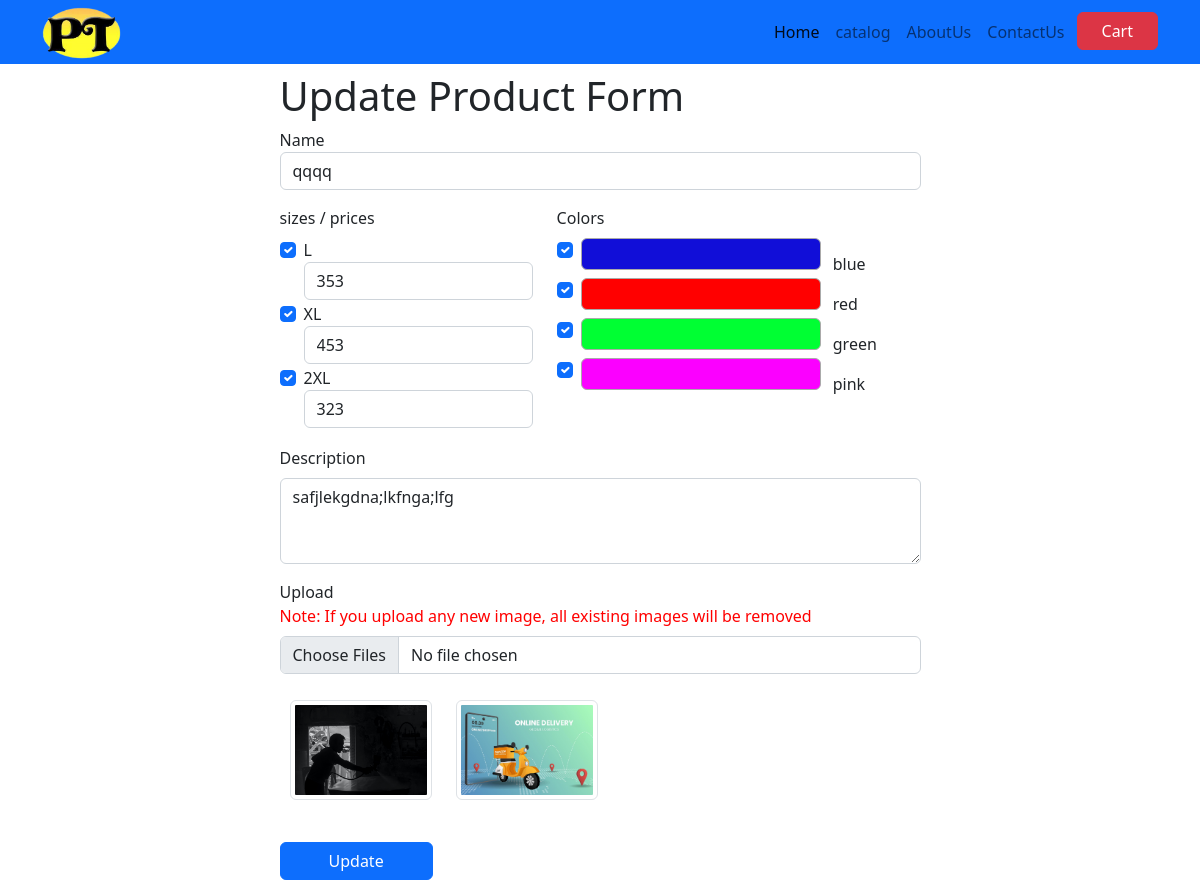
Page /update/4 on the committed database.
### main.py (models this page shows)
class Product(db.Model):
    id = db.Column(db.Integer, primary_key=True)
    name = db.Column(db.String(50), nullable=False)
    sizes_prices = db.Column(db.String(200), nullable=False)
    colors = db.Column(db.String(1500), nullable=False)
    description = db.Column(db.String(1500), nullable=False)
    imageAdd = db.Column(db.String(600), nullable=False)

class Size(db.Model):
    id = db.Column(db.Integer, primary_key=True)
    name = db.Column(db.String(50), nullable=False)

class FormData(db.Model):
    id = db.Column(db.Integer, primary_key=True)
    name = db.Column(db.String(50), nullable=False)
    number = db.Column(db.Integer, nullable=False)
    color = db.Column(db.String(7), nullable=False)

### main.py (the view, shortened to what this page needs)
@app.route('/update/<int:id>', methods=['POST','GET'])
def update(id):
    product = Product.query.get_or_404(id)
    print("---------------------------------------------")
    print(type(product))
    print(product)
    productstr = Product.query.filter_by(id=id).first()
    product = stl(productstr)
    i=int(product["id"])
    name=product["name"]
    s=[i[0] for i in product["sizes_prices"]]
    p=[i[1] for i in product["sizes_prices"]]
    c=[i[2] for i in product["colors"]]
    description=product["description"]
    imageAdd=product["imageAdd"]
    l=[s,p,c,i,name,description,imageAdd]
    form_data = FormData.query.all()
    size_data = Size.query.all()
    return render_template('update.html', l=l, form_data=form_data, size_data=size_data)

### main.py (called while the page is built)
def stl(product):
    id = product.id
    name = product.name
    sizes_prices = ast.literal_eval(product.sizes_prices)
    colors = ast.literal_eval(product.colors)
    description = product.description
    imageAdd = ast.literal_eval(product.imageAdd)
    l={'id':id,'name':name,'sizes_prices':sizes_prices,'colors':colors,'description':description,'imageAdd':imageAdd}
    return l

### templates/update.html (shortened to what this page needs)
{% extends 'base.html' %} {% block body %}
<link rel="stylesheet" href="{{url_for('static',filename='css/form.css')}}" />
<div class="container">
  <div class="row justify-content-center">
    <div class="col-md-7">
      <h1 class="mt-2">Update Product Form</h1>
      <form enctype="multipart/form-data" method="POST" action="{{ url_for('update',id=l[3] )}}">
        <div class="form-group mt-2">
          <label for="name">Name</label>
          <input type="text" value="{{l[4]}}" class="form-control" id="name" name="name" maxlength="50" required
            placeholder="Enter name" oninput="onlyAlphanumericUnderscore(event)" />
        </div>
        <div class="row justify-content-between">
          <div class="col-md-5">
            <label class="mt-3" for="color">sizes / prices</label><br />
            <div class="form-group mt-2">
              {% set count = namespace(value=-1) %}
              {% for size in size_data %}
                <div class="form-check">
                  <input class="form-check-input" value="{{size.name}}" type="checkbox" name="size"
                    id="checkbox-{{size.name}}" {% if size.name in l[0] %} checked {% set count.value = count.value + 1 %}{% endif %} >
                  <label class="form-check-label" for="checkbox-{{size.name}}">{{size.name}}</label>
                  <input class="form-control {% if not size.name in l[0] %} hidden-input {% endif %}" type="number" class="price" id="input-{{size.name}}"
                    name="price" {% if size.name in l[0] %} value={{l[1][count.value]}} {% endif %} placeholder="Price">
                </div>
                {% endfor %}
            </div>
          </div>
          <div class="col-md-7">
            <label class="mt-3" for="color">Colors</label>
            <div class="form-group mt-2">
              {% for color in form_data %}
              <div class="form-check form-check-inline">
                <input class="form-check-input" value="{{color.name}}-{{color.number}}-{{color.color}}" type="checkbox"
                  name="color" id="color-{{color.name}}" {% if color.color in l[2] %} checked {% endif %} />
                <label class="form-check-label" for="color-{{color.name}}"><span class="color-swatch rounded"
                    style="background-color: {{color.color}}; width:15rem; height:2rem"></span>
                  {{color.name}}</label>
              </div>
              {% endfor %}
            </div>
          </div>
        </div>
        <div class="form-group mt-3">
          <label for="description">Description</label>
          <textarea class="form-control mt-2" id="description" name="description" rows="3" maxlength="1500" required>{{l[5]}}</textarea>
        </div>
        <div>
          <div class="form-group">
            <label for="photo" class="col-sm-2 control-label mt-3">Upload</label>
            <div>
              <label style="color: red;">Note: If you upload any new image, all existing images will be removed</label>
              <input type="file" class="form-control mt-2" name="photo" id="photo" accept=".png, .jpg, .jpeg"
                onchange="readFile(this);" max="10" size="1000000" multiple />
            </div>
          </div>
          <div id="photos" class="row py-3">
            {% for i in l[6] %}
            <div class="col-md-3 col-sm-3 col-xs-3"><img src="{{ url_for('static', filename='uploads/' + i) }}" class="img-thumbnail"></div>
            {% endfor %}
          </div>
        </div>
        <button type="submit" class="btn btn-primary my-3 px-5">Update</button>
      </form>
    </div>
  </div>
</div>
{% endblock body %}

### templates/base.html (shortened to what this page needs)
<!DOCTYPE html>
<html lang="en">
<head>
  <link href="https://cdn.jsdelivr.net/npm/bootstrap@5.2.3/dist/css/bootstrap.min.css" rel="stylesheet"
 />
</head>
<body>
  <nav class="navbar navbar-expand-lg navbar-light bg-primary sticky-top py-1">
    <div class="container">
      <a class="navbar-brand py-0" href="#"><img width="80" src="{{url_for('static',filename='images/logo3.png')}}"
          alt="" /></a>
      <div class="collapse navbar-collapse" id="navbarNav">
        <ul class="navbar-nav ms-auto">
          <li class="nav-item">
            <a class="nav-link active" aria-current="page" href="#">Home</a>
          </li>
          <li class="nav-item">
            <a class="nav-link" href="#">catalog</a>
          </li>
          <li class="nav-item">
            <a class="nav-link" href="#">AboutUs</a>
          </li>
          <li class="nav-item">
            <a class="nav-link" href="#">ContactUs</a>
          </li>
          <li class="nav-item">
            <a class="btn btn-danger ms-1 px-4" href="#">Cart</a>
          </li>
        </ul>
      </div>
    </div>
  </nav>
  {% block body %}
  {% endblock body %}
</body>
</html>

### static/css/form.css (style rules this page uses)
.color-swatch { display: inline-block; width: 1em; height: 1em; margin-right: 0.5em; border: 1px solid #aaa; border-radius: 50%; }
.img-thumbnail { width: 100%; height: 100px; object-fit: cover; object-position: center; margin: 10px; }

### templates/base.html (style rules this page uses)
body { min-width: 100%; }

### rows in the picture
Product: name "qqqq", description "safjlekgdna;lkfnga;lfg"
Size: name "☑", name "L", price "353"
Size: name "☑", name "XL", price "453"
Size: name "☑", name "2XL", price "323"
FormData: color "☑", name "blue"
FormData: color "☑", name "red"
FormData: color "☑", name "green"
FormData: color "☑", name "pink"
